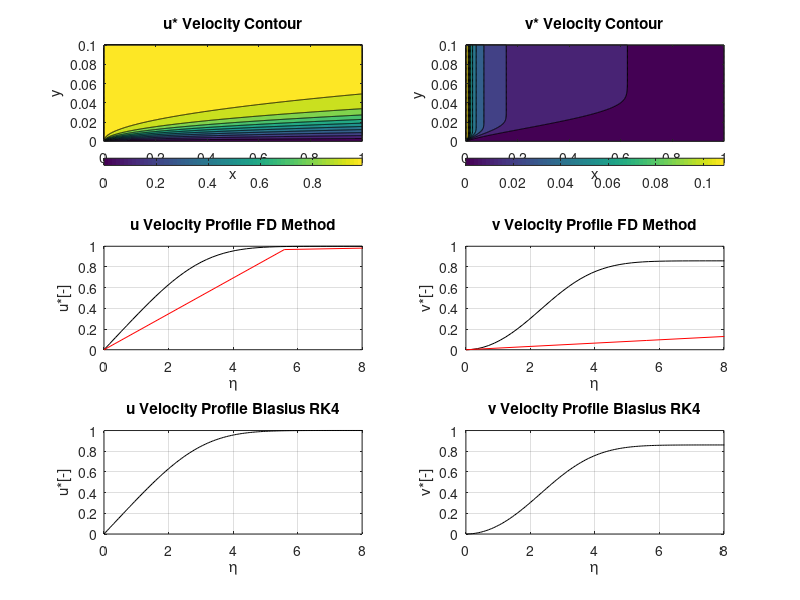

Reproduce this figure in MATLAB.
clc
clear all 
close all 
%initializing dimensions for discretization in space
nx = 2001;              %number of nodes in x
ny = 81;               %number of nodes in y
L = 1;                  %length
H = 0.1;                %height
dx = L/(nx-1);  
dy = H/(ny-1);
Re = 1e4;               %Reynold's number
%initializing meshgrid
x = linspace(0,L,nx);   
y = linspace(0,H,ny);
[X,Y]=meshgrid(x,y); 
%% Initializing v and u vectors
v = zeros(ny,nx);
u = zeros(ny,nx);
%% Setting up boundary conditions
u(:,1) = 1; % u at inlet
v(:,1) = 0; % v at inlet
u(1,:) = 0; % No slip condition at the bottom
v(1,:) = 0; % No slip condition at the bottom
u(ny,:) = 1; % Free outer flow at the top

%% Numerical Solution using Finite Difference Method
for i = 1:nx-1
    %determining u(i+1,j) from the derived FD equation
    for j = 2:ny-1
        usol(j) = u(j,i) + dx/(Re*u(j,i)*(dy^2))*(u(j+1,i)-2*u(j,i) +u(j-1,i)) - dx*v(j,i)/(2*dy*u(j,i))*(u(j+1,i)-u(j-1,i));
    end
    u(2:ny-1,i+1) = usol(2:end);
    % determining v from the derived FD equation
    for j = 2:ny
        v(j,i+1) = v(j-1,i+1) - dy/2/dx*(u(j,i+1)-u(j,i)+u(j-1,i+1)-u(j-1,i));
    end
end

%% Numerical Solution of Blasius Equation Using Runge-Kutta
h = 0.05
f1 = @(y2) y2;
f2 = @(y3) y3;
f3 = @(y1, y3) -y1*y3/2;
eta = 0:h:10;
%initial conditions of f and f'. Best f'' initial guess determined by Newton Raphson Method
y1(1) = 0;
y2(1) = 0;
y3(1) = 0.33230;   
for i = 1:(length(eta)-1)
  a = h.*[f1(y2(i)), f2(y3(i)), f3(y1(i), y3(i))];
  b = h.*[f1(y2(i)+a(2)/2), f2(y3(i)+a(3)/2), f3( y1(i)+a(1)/2, y3(i)+a(3)/2)];
  c = h.*[f1(y2(i)+b(2)/2), f2(y3(i)+b(3)/2), f3( y1(i)+b(1)/2, y3(i)+b(3)/2)];
  d = h.*[f1(y2(i)+c(2)), f2(y3(i)+c(3)), f3(y1(i)+c(1), y3(i)+c(3))];
  y3(i+1) = y3(i)+ 1/6*(a(3)+2*b(3)+2*c(3)+d(3));
  y2(i+1) = y2(i)+ 1/6*(a(2)+2*b(2)+2*c(2)+d(2));
  y1(i+1) = y1(i)+ 1/6*(a(1)+2*b(1)+2*c(1)+d(1));
end


%% Plotting
%contour of u*
figure,
h1 = subplot(321);
set(h1,'XLim',[0 L],'YLim',[0 H]);
contourf(h1,X,Y,u, [0 0.1 0.2 0.3 0.4 0.5 0.6 0.7 0.8 0.9 0.99]);
colorbar('peer',h1,'SouthOutside');
title(h1,'u* Velocity Contour');
xlabel(h1,'x'),ylabel(h1,'y');
%contour of v*
h2 = subplot(322);
set(h2,'XLim',[0 L],'YLim',[0 H]);
contourf(h2,X,Y,v);
colorbar('peer',h2,'SouthOutside');
title(h2,'v* Velocity Contour');
xlabel(h2,'x'),ylabel(h2,'y ');

%u velocity profile FD at x = 0.5 and x = 0.0005
h3 = subplot(323);
%delta and eta at x = 0.5
delta_middle = 0.01 / sqrt(2);
eta_middle = Y(:,1001)/delta_middle;
%delta and eta at x = 0.0005
delta_lead = 0.01 / sqrt(2000);
eta_lead = Y(:,2)/delta_lead;
plot(eta_middle, u(:,1001),'-k', eta_lead, u(:,2),'-r');
xlim([0 8]);
grid on;
title(h3,'u Velocity Profile FD Method');
xlabel(h3,'{\eta}'),ylabel(h3,'u*[-]');

% v velocity profile FD at x = 0.5 and x = 0.0005
h4 = subplot(324);
plot(eta_middle, v(:,1001)/(delta_middle * 2),'-k', eta_lead, v(:,2)/(delta_lead * 2000),'-r');
xlim([0 8]);
grid on;
title(h4,'v Velocity Profile FD Method');
xlabel(h4,'{\eta}'),ylabel(h4,'v*[-]');

% u velocity profile Blasius RK4
h5 = subplot(325);
u_blasius = y2;
plot( eta, u_blasius, '-k');
xlim([0 8]);
ylim([0 1]);
grid on;
title(h5,'u Velocity Profile Blasius RK4');
xlabel(h5,'{\eta}'),ylabel(h5,'u*[-]');
% v velocity profile Blasius RK4
h6 = subplot(326);
v_blasius = ( eta .* y2 - y1 )/2;
plot( eta, v_blasius, '-k');
xlim([0 8]);
grid on;
title(h6,'v Velocity Profile Blasius RK4');
xlabel(h6,'{\eta}'),ylabel(h6,'v*[-]');